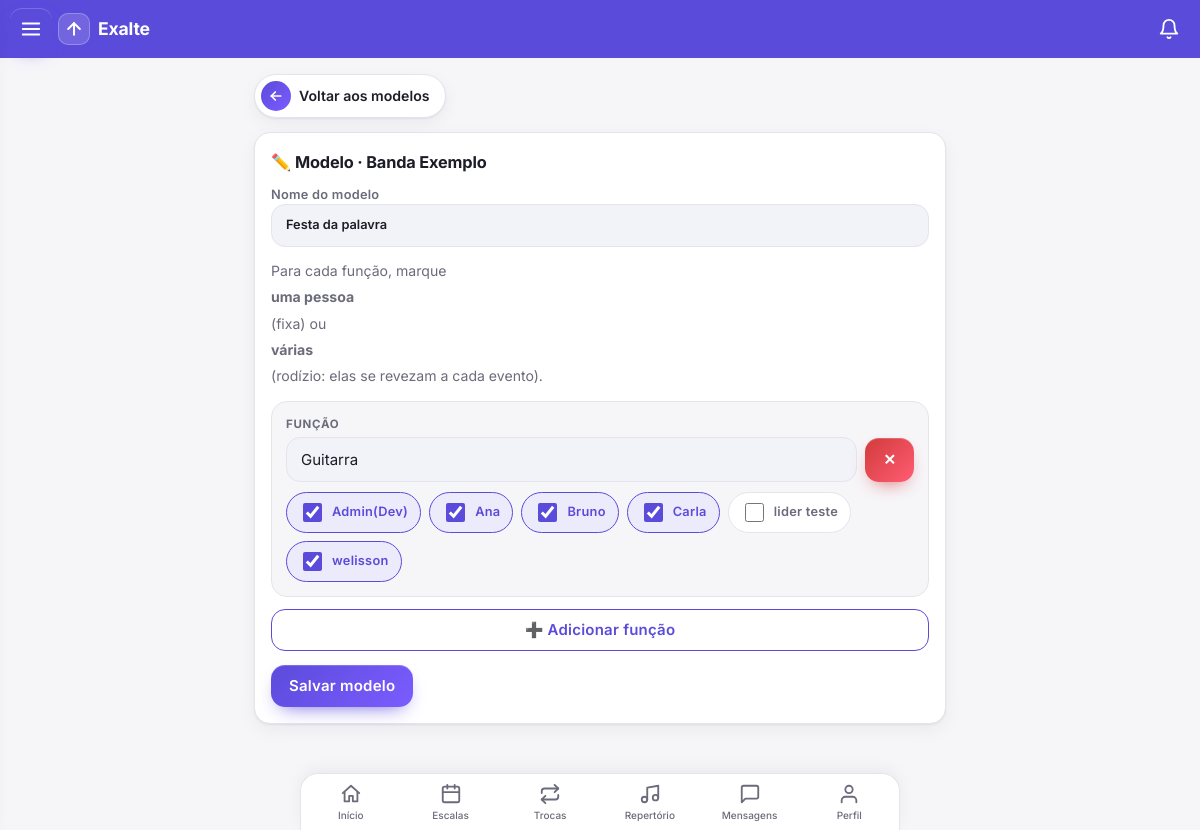
Page /modelos/2/ (signed in) on the committed database.
### core/models.py (models this page shows, shortened)
class ModeloEscala(models.Model):
    banda = models.ForeignKey(Banda, on_delete=models.CASCADE, related_name="modelos_escala")
    nome = models.CharField(max_length=100)
    criado = models.DateTimeField(auto_now_add=True)
    class Meta:
        ordering = ["nome"]

class Banda(models.Model):
    nome = models.CharField(max_length=100)
    descricao = models.TextField(blank=True)
    foto_em = models.DateTimeField(null=True, blank=True)

class ModeloFuncao(models.Model):
    modelo = models.ForeignKey(ModeloEscala, on_delete=models.CASCADE, related_name="funcoes")
    funcao = models.CharField(max_length=60)
    ordem = models.PositiveIntegerField(default=0)
    membros = models.ManyToManyField(Membro, blank=True, related_name="+")
    class Meta:
        ordering = ["ordem"]

### core/views.py (the view, shortened to what this page needs)
# urls.py: path("modelos/<int:pk>/", v.modelo_editar, name="modelo_editar"),
@login_required
def modelo_editar(request, pk):
    modelo = _modelo_lider(request, pk)
    membros = list(Membro.objects.filter(banda=modelo.banda).select_related("user")
                   .order_by("user__first_name", "user__username"))
    validos = {m.pk for m in membros}
    atuais = [dict(i=i, funcao=f.funcao, ids=[m.pk for m in f.membros.all()])
              for i, f in enumerate(modelo.funcoes.prefetch_related("membros"))]
    return render(request, "modelo_form.html", dict(
        modelo=modelo, membros=[dict(pk=m.pk, nome=_nome(m)) for m in membros], atuais=atuais))

### core/leitura.py (called while the page is built)
def contagens(user):
    bandas = list(Membro.objects.filter(user=user).values_list("banda_id", flat=True))
    if not bandas:
        return {}
    marcas = dict(LeituraMensagens.objects.filter(user=user, banda_id__in=bandas).values_list("banda_id", "ate"))
    agora = timezone.now()
    novas = [LeituraMensagens(user=user, banda_id=b, ate=agora) for b in bandas if b not in marcas]
    if novas:
        LeituraMensagens.objects.bulk_create(novas, ignore_conflicts=True)
        marcas.update({n.banda_id: agora for n in novas})
    return {b: Mensagem.objects.filter(banda_id=b, criado__gt=marcas[b]).exclude(autor=user).count() for b in bandas}

### core/templatetags/menu.py (called while the page is built)
@register.simple_tag(takes_context=True)
def usuario_eh_lider(context):
    u = context["request"].user
    return u.is_authenticated and Membro.objects.filter(user=u, papel="lider").exists()

@register.simple_tag(takes_context=True)
def nao_lidas(context):
    request = context.get("request")
    if request is None or not request.user.is_authenticated:
        return 0
    if not hasattr(request, "_nao_lidas"):
        from core.leitura import contagens
        request._nao_lidas = sum(contagens(request.user).values())
    return request._nao_lidas

### core/views.py (called while the page is built)
def _modelo_lider(request, pk):
    return get_object_or_404(ModeloEscala, pk=pk, banda__membros__user=request.user, banda__membros__papel="lider")

def _nome(m):
    return m.user.get_full_name() or m.user.username

### core/templates/modelo_form.html (shortened to what this page needs)
{% extends "base.html" %}{% block content %}
<a class="voltar" href="{% url 'modelos' %}"><span class="seta"><svg class="ic"><use href="#i-back"/></svg></span>Voltar aos modelos</a>
<div class="card fm"><h2>✏️ Modelo · {{ modelo.banda.nome }}</h2>
<form method="post">{% csrf_token %}<input type="hidden" name="n_funcoes" id="n_funcoes" value="{{ atuais|length }}">
<p><label>Nome do modelo<br><input name="nome" value="{{ modelo.nome }}" required></label></p>
<p class="mut">Para cada função, marque <b>uma pessoa</b> (fixa) ou <b>várias</b> (rodízio: elas se revezam a cada evento).</p>
<div id="funcoes">{% for f in atuais %}<div class="fn"><div class="topo"><div><label class="t">Função</label><input name="funcao_{{ f.i }}" value="{{ f.funcao }}" list="sugestoes"></div>
<button type="button" class="no" style="min-height:44px" onclick="this.closest('.fn').remove()" aria-label="Remover função">✕</button></div>
<div class="chips">{% for m in membros %}<label class="chip"><input type="checkbox" name="m_{{ f.i }}" value="{{ m.pk }}" {% if m.pk in f.ids %}checked{% endif %}>{{ m.nome }}</label>{% endfor %}</div></div>{% endfor %}</div>
<p><button type="button" class="sec" id="b-add">➕ Adicionar função</button></p>
<button>Salvar modelo</button></form></div>
{% endblock %}

### core/templates/base.html (style rules this page uses)
:root { --bg:#f6f6f9;--card:#fff;--tx:#1d1d28;--mut:#6b6b7b;--pri:#5b4bdb;--pri-soft:#ecebfb;--ok:#1a9d5a;--no:#d23b3b;--bd:#e4e4ec;--sh:0 1px 2px #1d1d2812,0 6px 18px #1d1d280d;--pri2:#7c5cff;--field:#f2f2f9;--glow:#5b4bdb40 }
* { box-sizing:border-box;-webkit-tap-highlight-color:transparent }
html { scroll-padding-top:70px }
body { margin:0;font-family:Inter,system-ui,-apple-system,"Segoe UI",Roboto,sans-serif;background:var(--bg);color:var(--tx);line-height:1.45;font-size:15px; padding-bottom:calc(76px + env(safe-area-inset-bottom,0px)) }
a { color:var(--pri);text-decoration:none }
svg.ic { width:22px;height:22px;fill:none;stroke:currentColor;stroke-width:2;stroke-linecap:round;stroke-linejoin:round;flex:none }
h2 { margin:.1em 0 .7em;font-size:1.02rem;font-weight:700;letter-spacing:-.01em }
.card { background:var(--card);border-radius:16px;padding:16px;margin:0 0 14px;box-shadow:var(--sh);border:1px solid var(--bd) }
.mut { color:var(--mut);font-size:.88rem }
p { margin:.4em 0 }
button,.btn { font:inherit;font-weight:600;letter-spacing:.015em;min-height:42px;padding:9px 18px;border-radius:14px;border:0;color:#fff;cursor:pointer; background:linear-gradient(135deg,var(--pri),var(--pri2));box-shadow:0 8px 20px -10px var(--pri),inset 0 1px 0 #ffffff30;transition:transform .12s,box-shadow .2s,filter .2s }
button.no { background:linear-gradient(135deg,#d23b3b,#ff5d73);box-shadow:0 8px 20px -10px var(--no),inset 0 1px 0 #ffffff30 }
button.sec { background:transparent;color:var(--pri);border:1.5px solid var(--pri);box-shadow:none }
input:not([type=checkbox]):not([type=radio]):not([type=file]),select,textarea { font:inherit;padding:11px 14px;border-radius:14px;border:1.5px solid var(--bd);background:var(--field);color:var(--tx);max-width:100%;transition:border-color .15s,box-shadow .2s,background .15s }
input::placeholder,textarea::placeholder { color:var(--mut);opacity:.75 }
input[type=checkbox] { width:19px;height:19px;accent-color:var(--pri);vertical-align:middle }
.fm p { display:flex;flex-direction:column;gap:6px;margin:0 0 14px }
.fm label { font-size:.8rem;font-weight:600;color:var(--mut);letter-spacing:.02em }
.fm input:not([type=checkbox]):not([type=radio]):not([type=file]),.fm select,.fm textarea { width:100% }
a.voltar { display:inline-flex;align-items:center;gap:8px;padding:6px 16px 6px 6px;margin:0 0 14px;border-radius:99px;background:var(--card);border:1px solid var(--bd);box-shadow:var(--sh);color:var(--tx);font-weight:600;font-size:.88rem;transition:transform .12s,box-shadow .2s }
a.voltar .seta { width:30px;height:30px;border-radius:50%;display:grid;place-items:center;color:#fff;background:linear-gradient(135deg,var(--pri),var(--pri2)) }
a.voltar .seta svg { width:16px;height:16px;stroke-width:2.6 }

### core/templates/modelo_form.html (style rules this page uses)
.fn { border:1px solid var(--bd);border-radius:16px;padding:14px;margin-bottom:12px;background:var(--bg) }
.fn .topo { display:flex;gap:8px;align-items:flex-end }
.fn .topo>div { flex:1 }
.fn label.t { display:block;font-size:.72rem;font-weight:700;color:var(--mut);letter-spacing:.06em;text-transform:uppercase;margin-bottom:4px }
.chips { display:flex;flex-wrap:wrap;gap:8px;margin-top:10px }
.chip { display:inline-flex;align-items:center;gap:7px;padding:7px 12px;border:1.5px solid var(--bd);border-radius:99px;background:var(--card);cursor:pointer;font-size:.9rem }
.chip:has(input:checked) { border-color:var(--pri);background:var(--pri-soft);color:var(--pri);font-weight:600 }

### rows in the picture
ModeloEscala: banda.nome "Banda Exemplo", nome "Festa da palavra"
ModeloFuncao: funcao "Guitarra"

### other values in the picture
{{ m.nome }} "Admin(Dev)"
{{ m.nome }} "Ana"
{{ m.nome }} "Bruno"
{{ m.nome }} "Carla"
{{ m.nome }} "lider teste"
{{ m.nome }} "welisson"
